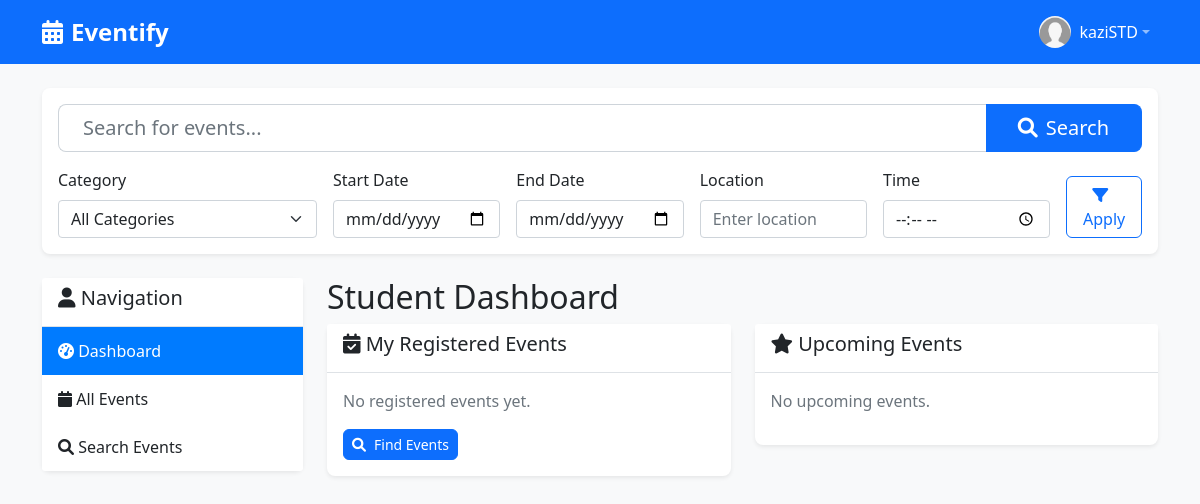
Page /student/dashboard (signed in) on the earlier database version.
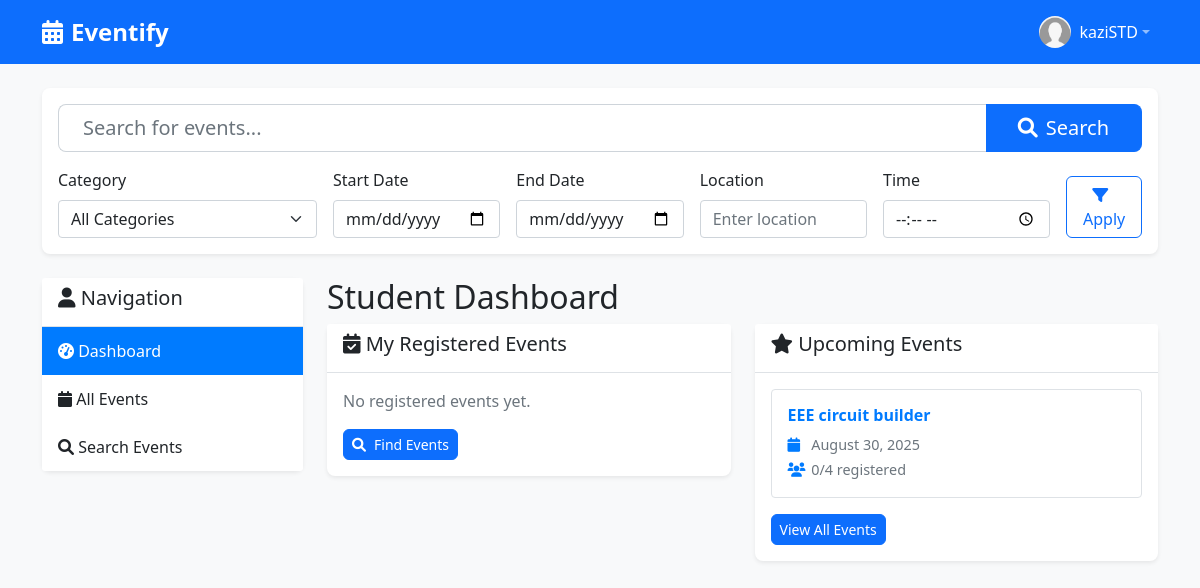
Same page on the later database version.
### models/event.py (models this page shows, shortened)
class Event(db.Model):
    __tablename__ = 'events'
    id = db.Column(db.Integer, primary_key=True)
    title = db.Column(db.String(200), nullable=False)
    description = db.Column(db.Text, nullable=False)
    date = db.Column(db.Date, nullable=False)
    time = db.Column(db.Time, nullable=False)
    location = db.Column(db.String(200), nullable=False)
    category = db.Column(db.String(100), nullable=False)
    max_capacity = db.Column(db.Integer, default=100)
    creator_id = db.Column(db.Integer, db.ForeignKey('users.id'), nullable=False)
    created_at = db.Column(db.DateTime, default=datetime.utcnow)
    updated_at = db.Column(db.DateTime, default=datetime.utcnow, onupdate=datetime.utcnow)
    creator = db.relationship('User', foreign_keys=[creator_id], back_populates='created_events')
    registered_users = db.relationship('User', secondary=event_registrations, back_populates='registered_events')
    @property
    def registration_count(self):
        return len(self.registered_users)

### views/student.py (the view)
@student_bp.route('/dashboard')
@login_required
def dashboard():
    registered_events = StudentViewModel.get_user_upcoming_registered_events(current_user)
    upcoming_events = StudentViewModel.get_upcoming_events()[:6]  # Show 6 latest
    ongoing_events = StudentViewModel.get_ongoing_events()
    today_events = StudentViewModel.get_today_events()
    stats = StudentViewModel.get_dashboard_stats(current_user)
    return render_template('student/dashboard.html',
                         registered_events=registered_events,
                         upcoming_events=upcoming_events,
                         ongoing_events=ongoing_events,
                         today_events=today_events,
                         stats=stats)

### app.py (called while the page is built)
def create_app():
    app = Flask(__name__)
    app.config.from_object(Config)
    db.init_app(app)
    login_manager = LoginManager()
    login_manager.init_app(app)
    login_manager.login_view = 'auth.login'
    login_manager.login_message = 'Please log in to access this page.'
    @login_manager.user_loader
    def load_user(user_id):
        return User.query.get(int(user_id))
    app.register_blueprint(auth_bp)
    app.register_blueprint(student_bp)
    app.register_blueprint(admin_bp)
    with app.app_context():
        db.create_all()
    @app.route('/')
    def index():
        if current_user.is_authenticated:
            if current_user.is_student():
                return redirect(url_for('student.dashboard'))
            else:
                return redirect(url_for('admin.dashboard'))
        return redirect(url_for('auth.login'))
    return app

### models/user.py (called while the page is built)
    def is_student(self):
        return self.role == 'student'

### viewmodels/student_viewmodel.py (called while the page is built)
    @staticmethod
    def get_upcoming_events():
        today = date.today()
        return Event.query.filter(Event.date >= today).order_by(Event.date, Event.time).all()

### templates/student/dashboard.html (shortened to what the changed rows need)
{% extends "base.html" %}
{% block extra_css %}
<link href="{{ url_for('static', filename='css/student.css') }}" rel="stylesheet">
<link href="{{ url_for('static', filename='css/base.css') }}" rel="stylesheet">
{% endblock %}
{% block content %}
<div class="row">
    <div class="col-md-9">
        <h2>Student Dashboard</h2>
        <div class="row">
            <div class="col-md-6">
                <div class="card">
                    <div class="card-body">
                        {% if upcoming_events %}
                            {% for event in upcoming_events %}
                            <div class="event-item mb-3 p-3 border rounded">
                                <h6><a href="{{ url_for('student.event_detail', event_id=event.id) }}">{{ event.title }}</a></h6>
                                <p class="mb-1"><i class="fas fa-calendar"></i> {{ event.date.strftime('%B %d, %Y') }}</p>
                                <p class="mb-0"><i class="fas fa-users"></i> {{ event.registration_count }}/{{ event.max_capacity }} registered</p>
                            </div>
                            {% endfor %}
                            <a href="{{ url_for('student.events') }}" class="btn btn-primary btn-sm">View All Events</a>
                        {% else %}
                            <p class="text-muted">No upcoming events.</p>
                        {% endif %}
                    </div>
                </div>
            </div>
        </div>
    </div>
</div>
{% endblock %}

Differences in the rows shown:
added Event: title "EEE circuit builder", date "August 30, 2025", registration_count "0", max_capacity "4"
Other differences:
text no longer shown: "No upcoming events."
text now shown: "View All Events"
